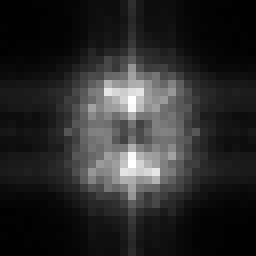
#> input picture fingerprints/BigGAN/ai/026_biggan_00169_fingerprint.png, 32 x 32 px, found by its file name (shown 8 times larger); its folder holds only this picture in this run
$ jupyter execute --allow-errors genImageSpectral.ipynb
#> lines starting #> are read from the running program, lines starting #| are printed output that depends on the picture
[cell 1]
import scipy
from PIL import Image
import matplotlib.pyplot as plt
import numpy as np
from scipy.signal import butter, filtfilt
from scipy.fftpack import fft2, fftshift
from tqdm import tqdm
import os

#> (a cell that did not finish here is left out)

[cell 3]
IMAGE_DIR = 'genimage/BigGAN/imagenet_ai_0419_biggan/train/ai/'
N_IMAGES = 1000
IMAGE_SIZE = 256

cutoff = 10        # Cutoff frequency
fs = 100           # Sampling frequency
order = 2
btype = 'low'

b, a = butter(N=order, Wn=cutoff / (0.5 * fs), btype=btype)

# Get first 1000 image files
image_files = sorted([
    f for f in os.listdir(IMAGE_DIR)
    if f.lower().endswith(('.jpg', '.jpeg', '.png', '.bmp'))
])[:N_IMAGES]
#> image_files = ['026_biggan_00169_fingerprint.png']

spectra = []

for fname in tqdm(image_files, desc="Processing images"):
    path = os.path.join(IMAGE_DIR, fname)

    # Load and preprocess with PIL
    try:
        img = Image.open(path).convert('L')
        img = img.resize((IMAGE_SIZE, IMAGE_SIZE), Image.LANCZOS)
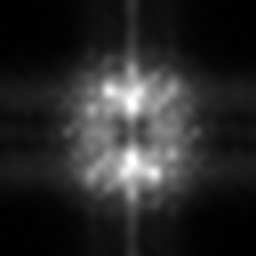
#> img: PIL image 256x256 L; min 0, max 255, mean 41.6
        img_np = np.asarray(img, dtype=np.float32) / 255.0
    except Exception as e:
        print(f"Skipping {fname}: {e}")
        continue

    #pply low-pass Butterworth filter
    lowpass = np.zeros_like(img_np)
    for i in range(img_np.shape[0]):
        lowpass[i, :] = filtfilt(b, a, img_np[i, :])
    for j in range(img_np.shape[1]):
        lowpass[:, j] = filtfilt(b, a, lowpass[:, j])

    highpass = img_np - lowpass

    # FFT and log-magnitude spectrum of high-pass
    f = np.fft.fft2(highpass)
    fshift = np.fft.fftshift(f)
    magnitude = np.log(1 + np.abs(fshift))
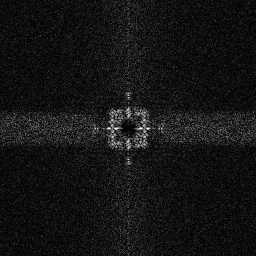
#> magnitude: shape (256, 256) float64; min 0.00103, max 2.8, mean 0.229; drawn with min black and max white

    spectra.append(magnitude)

#Average spectrum visualization
spectra = np.array(spectra)
avg_spectrum = np.mean(spectra, axis=0)

plt.figure(figsize=(6, 6))
plt.imshow(avg_spectrum, cmap='gray')
plt.title("Average Log-Magnitude Spectrum (High-Pass via Low-Pass Subtraction)")
plt.axis('off')
plt.tight_layout()
plt.show()

[cell 4]
IMAGE_DIR = 'genimage/BigGAN/imagenet_ai_0419_biggan/train/ai/'
N_IMAGES = 1
IMAGE_SIZE = 256

cutoff = 10        # Cutoff frequency
fs = 100           # Sampling frequency
order = 2
btype = 'high'

b, a = butter(N=order, Wn=cutoff / (0.5 * fs), btype=btype)

# Get first 1000 image files
image_files = sorted([
    f for f in os.listdir(IMAGE_DIR)
    if f.lower().endswith(('.jpg', '.jpeg', '.png', '.bmp'))
])[:N_IMAGES]

spectra = []

for fname in tqdm(image_files, desc="Processing images"):
    path = os.path.join(IMAGE_DIR, fname)

    # Load and preprocess with PIL
    try:
        img = Image.open(path).convert('L')
        img = img.resize((IMAGE_SIZE, IMAGE_SIZE), Image.LANCZOS)
        img_np = np.asarray(img, dtype=np.float32) / 255.0
    except Exception as e:
        print(f"Skipping {fname}: {e}")
        continue

    #pply high-pass Butterworth filter
    highpass = np.zeros_like(img_np)
    for i in range(img_np.shape[0]):
        highpass[i, :] = filtfilt(b, a, img_np[i, :])
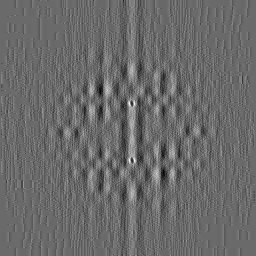
#> highpass: shape (256, 256) float32; min -0.00999, max 0.014, mean 7.26e-07; drawn with min black and max white
    for j in range(img_np.shape[1]):
        highpass[:, j] = filtfilt(b, a, highpass[:, j])
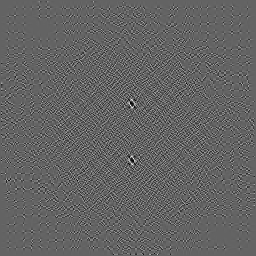
#> highpass: shape (256, 256) float32; min -0.00279, max 0.00433, mean -6.27e-11; drawn with min black and max white


    # FFT and log-magnitude spectrum of high-pass
    f = np.fft.fft2(highpass)
    fshift = np.fft.fftshift(f)
    magnitude = np.log(1 + np.abs(fshift))
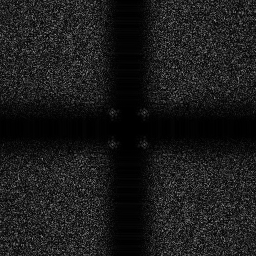
#> magnitude: shape (256, 256) float64; min 1.04e-06, max 0.591, mean 0.107

    spectra.append(magnitude)

#Average spectrum visualization
spectra = np.array(spectra)
avg_spectrum = np.mean(spectra, axis=0)

plt.figure(figsize=(6, 6))
plt.imshow(avg_spectrum, cmap='gray')
plt.title("Average High-Pass")
plt.axis('off')
plt.tight_layout()
plt.show()

[cell 5]
IMAGE_DIR = 'genimage/BigGAN/imagenet_ai_0419_biggan/train/ai/'
N_IMAGES = 100
IMAGE_SIZE = 256

cutoff = 10        # Cutoff frequency
fs = 100           # Sampling frequency
order = 2
btype = 'low'

b, a = butter(N=order, Wn=cutoff / (0.5 * fs), btype=btype)

# Get first 1000 image files
image_files = sorted([
    f for f in os.listdir(IMAGE_DIR)
    if f.lower().endswith(('.jpg', '.jpeg', '.png', '.bmp'))
])[:N_IMAGES]

spectra = []

for fname in tqdm(image_files, desc="Processing images"):
    path = os.path.join(IMAGE_DIR, fname)

    # Load and preprocess with PIL
    try:
        img = Image.open(path).convert('L')
        img = img.resize((IMAGE_SIZE, IMAGE_SIZE), Image.LANCZOS)
        img_np = np.asarray(img, dtype=np.float32) / 255.0
    except Exception as e:
        print(f"Skipping {fname}: {e}")
        continue

    #pply low-pass Butterworth filter
    lowpass = np.zeros_like(img_np)
    for i in range(img_np.shape[0]):
        lowpass[i, :] = filtfilt(b, a, img_np[i, :])
    for j in range(img_np.shape[1]):
        lowpass[:, j] = filtfilt(b, a, lowpass[:, j])

    highpass = img_np - lowpass

    # FFT and log-magnitude spectrum of high-pass
    f = np.fft.fft2(highpass)
    fshift = np.fft.fftshift(f)
    magnitude = np.log(1 + np.abs(fshift))

    spectra.append(magnitude)

#Average spectrum visualization
spectra = np.array(spectra)
avg_spectrum = np.mean(spectra, axis=0)

plt.figure(figsize=(6, 6))
plt.imshow(avg_spectrum, cmap='gray')
plt.title("Average Log-Magnitude Spectrum (High-Pass via Low-Pass Subtraction)")
plt.axis('off')
plt.tight_layout()
plt.show()

[cell 6]
IMAGE_DIR = 'genimage/BigGAN/imagenet_ai_0419_biggan/train/ai/'
N_IMAGES = 100
PATCHES_PER_IMAGE = 50
IMAGE_SIZE = 256
PATCH_SIZE = 32


cutoff = 10
fs = 100
order = 2
btype = 'low'

#  Design Butterworth Filter
b, a = butter(N=order, Wn=cutoff / (0.5 * fs), btype=btype)

# Load image file paths
image_files = sorted([
    f for f in os.listdir(IMAGE_DIR)
    if f.lower().endswith(('.jpg', '.jpeg', '.png', '.bmp'))
])[:N_IMAGES]

spectra = []

for fname in tqdm(image_files, desc="Processing images"):
    path = os.path.join(IMAGE_DIR, fname)

    #  Load and resize image
    try:
        img = Image.open(path).convert('L')
        img = img.resize((IMAGE_SIZE, IMAGE_SIZE), Image.LANCZOS)
        img_np = np.asarray(img, dtype=np.float32) / 255.0
    except Exception as e:
        print(f"Skipping {fname}: {e}")
        continue

    #  Extract non-overlapping patches
    patches = []
    for y in range(0, IMAGE_SIZE, PATCH_SIZE):
        for x in range(0, IMAGE_SIZE, PATCH_SIZE):
            patch = img_np[y:y+PATCH_SIZE, x:x+PATCH_SIZE]
            if patch.shape == (PATCH_SIZE, PATCH_SIZE):
                patches.append(patch)
            if len(patches) == PATCHES_PER_IMAGE:
                break
        if len(patches) == PATCHES_PER_IMAGE:
            break
#> after the loop, patches = 50 items

    #  Process each patch
    for patch in patches:
        lowpass = np.zeros_like(patch)
        for i in range(patch.shape[0]):
            lowpass[i, :] = filtfilt(b, a, patch[i, :])
        for j in range(patch.shape[1]):
            lowpass[:, j] = filtfilt(b, a, lowpass[:, j])

        highpass = patch - lowpass

        # FFT and log spectrum
        f = np.fft.fft2(highpass)
        fshift = np.fft.fftshift(f)
        magnitude = np.log(1 + np.abs(fshift))

        spectra.append(magnitude)
#> this loop made 50 passes
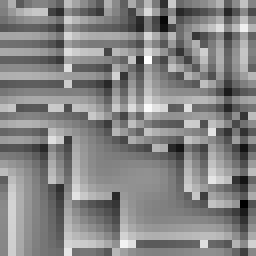
#> highpass: shape (32, 32) float32 (shown 8 times larger); min -0.00441, max 0.00394, mean -3.46e-05; drawn with min black and max white
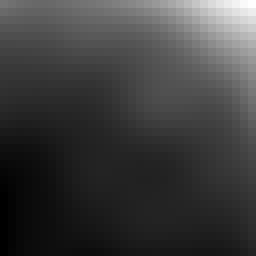
#> lowpass: shape (32, 32) float32 (shown 8 times larger); min 0.00377, max 0.0903, mean 0.0246; drawn with min black and max white
#> after the loop, spectra = 50 items

#  Average log-magnitude spectrum of all patches
spectra = np.array(spectra)
avg_spectrum = np.mean(spectra, axis=0)
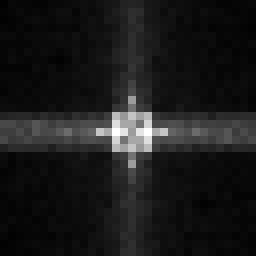
#> avg_spectrum: shape (32, 32) float64 (shown 8 times larger); min 0.0148, max 0.244, mean 0.039; drawn with min black and max white

plt.figure(figsize=(6, 6))
plt.imshow(avg_spectrum, cmap='gray')
plt.title("Average Log-Magnitude Spectrum (50 Patches x 100 Images)")
plt.axis('off')
plt.tight_layout()
plt.show()

[cell 7]
IMAGE_DIR = 'genimage/BigGAN/imagenet_ai_0419_biggan/train/ai/'
N_IMAGES = 1
PATCHES_PER_IMAGE = 60
IMAGE_SIZE = 256
PATCH_SIZE = 32


cutoff = 10
fs = 100
order = 2
btype = 'low'

#  Design Butterworth Filter
b, a = butter(N=order, Wn=cutoff / (0.5 * fs), btype=btype)

# Load image file paths
image_files = sorted([
    f for f in os.listdir(IMAGE_DIR)
    if f.lower().endswith(('.jpg', '.jpeg', '.png', '.bmp'))
])[:N_IMAGES]

spectra = []

for fname in tqdm(image_files, desc="Processing images"):
    path = os.path.join(IMAGE_DIR, fname)

    #  Load and resize image
    try:
        img = Image.open(path).convert('L')
        img = img.resize((IMAGE_SIZE, IMAGE_SIZE), Image.LANCZOS)
        img_np = np.asarray(img, dtype=np.float32) / 255.0
    except Exception as e:
        print(f"Skipping {fname}: {e}")
        continue

    #  Extract non-overlapping patches
    patches = []
    for y in range(0, IMAGE_SIZE, PATCH_SIZE):
        for x in range(0, IMAGE_SIZE, PATCH_SIZE):
            patch = img_np[y:y+PATCH_SIZE, x:x+PATCH_SIZE]
            if patch.shape == (PATCH_SIZE, PATCH_SIZE):
                patches.append(patch)
            if len(patches) == PATCHES_PER_IMAGE:
                break
        if len(patches) == PATCHES_PER_IMAGE:
            break
#> after the loop, patches = 60 items

    #  Process each patch
    for patch in patches:
        lowpass = np.zeros_like(patch)
        for i in range(patch.shape[0]):
            lowpass[i, :] = filtfilt(b, a, patch[i, :])
        for j in range(patch.shape[1]):
            lowpass[:, j] = filtfilt(b, a, lowpass[:, j])

        highpass = patch - lowpass

        # FFT and log spectrum
        f = np.fft.fft2(highpass)
        fshift = np.fft.fftshift(f)
        magnitude = np.log(1 + np.abs(fshift))

        spectra.append(magnitude)
#> this loop made 60 passes
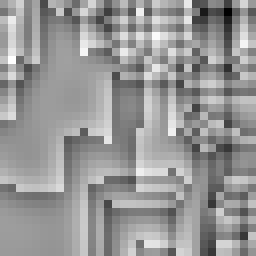
#> highpass: shape (32, 32) float32 (shown 8 times larger); min -0.00586, max 0.00385, mean -0.000107; drawn with min black and max white
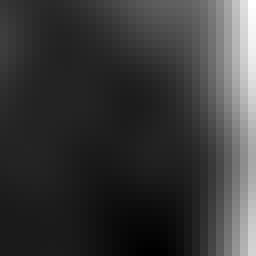
#> lowpass: shape (32, 32) float32 (shown 8 times larger); min 0.0469, max 0.161, mean 0.0725; drawn with min black and max white
#> after the loop, spectra = 60 items

#  Average log-magnitude spectrum of all patches
spectra = np.array(spectra)
avg_spectrum = np.mean(spectra, axis=0)

plt.figure(figsize=(6, 6))
plt.imshow(avg_spectrum, cmap='gray')
plt.title("Average Log-Magnitude Spectrum (50 Patches x 50 Images)")
plt.axis('off')
plt.tight_layout()
plt.show()
